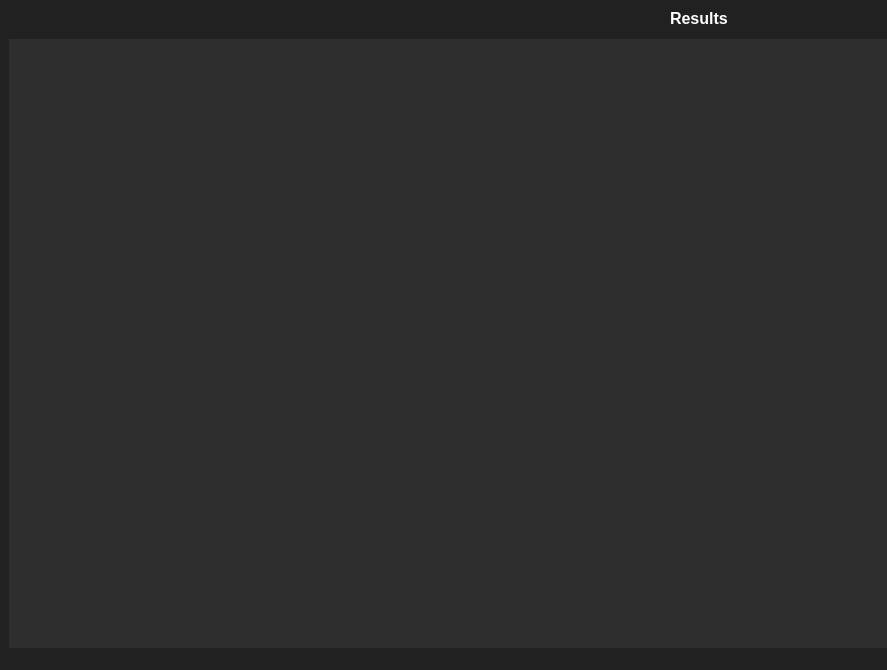
<?xml version="1.0" encoding="UTF-8"?>
<ui version="4.0">
 <class>MainWindow</class>
 <widget class="QMainWindow" name="MainWindow">
  <property name="geometry">
   <rect>
    <x>0</x>
    <y>0</y>
    <width>887</width>
    <height>670</height>
   </rect>
  </property>
  <property name="windowTitle">
   <string>MainWindow</string>
  </property>
  <property name="styleSheet">
   <string notr="true">QWidget{
background-color:rgb(33,33,33);
color:#FFFFFF;
}
QTextEdit{
background-color:rgb(46,46,46);
border:0;
}
QMenuBar::item:selected{
color:#000000;
}</string>
  </property>
  <widget class="QWidget" name="centralwidget">
   <widget class="QTextEdit" name="textEdit">
    <property name="geometry">
     <rect>
      <x>9</x>
      <y>39</y>
      <width>1311</width>
      <height>851</height>
     </rect>
    </property>
    <property name="font">
     <font>
      <pointsize>12</pointsize>
     </font>
    </property>
    <property name="styleSheet">
     <string notr="true">border-color: rgb(255, 255, 255);</string>
    </property>
    <property name="readOnly">
     <bool>false</bool>
    </property>
   </widget>
   <widget class="QLabel" name="label">
    <property name="geometry">
     <rect>
      <x>670</x>
      <y>10</y>
      <width>61</width>
      <height>16</height>
     </rect>
    </property>
    <property name="font">
     <font>
      <family>Segoe UI</family>
      <pointsize>12</pointsize>
      <bold>true</bold>
     </font>
    </property>
    <property name="text">
     <string>Results</string>
    </property>
   </widget>
  </widget>
  <widget class="QMenuBar" name="menubar">
   <property name="geometry">
    <rect>
     <x>0</x>
     <y>0</y>
     <width>887</width>
     <height>22</height>
    </rect>
   </property>
  </widget>
  <widget class="QStatusBar" name="statusbar"/>
 </widget>
 <resources/>
 <connections/>
</ui>
